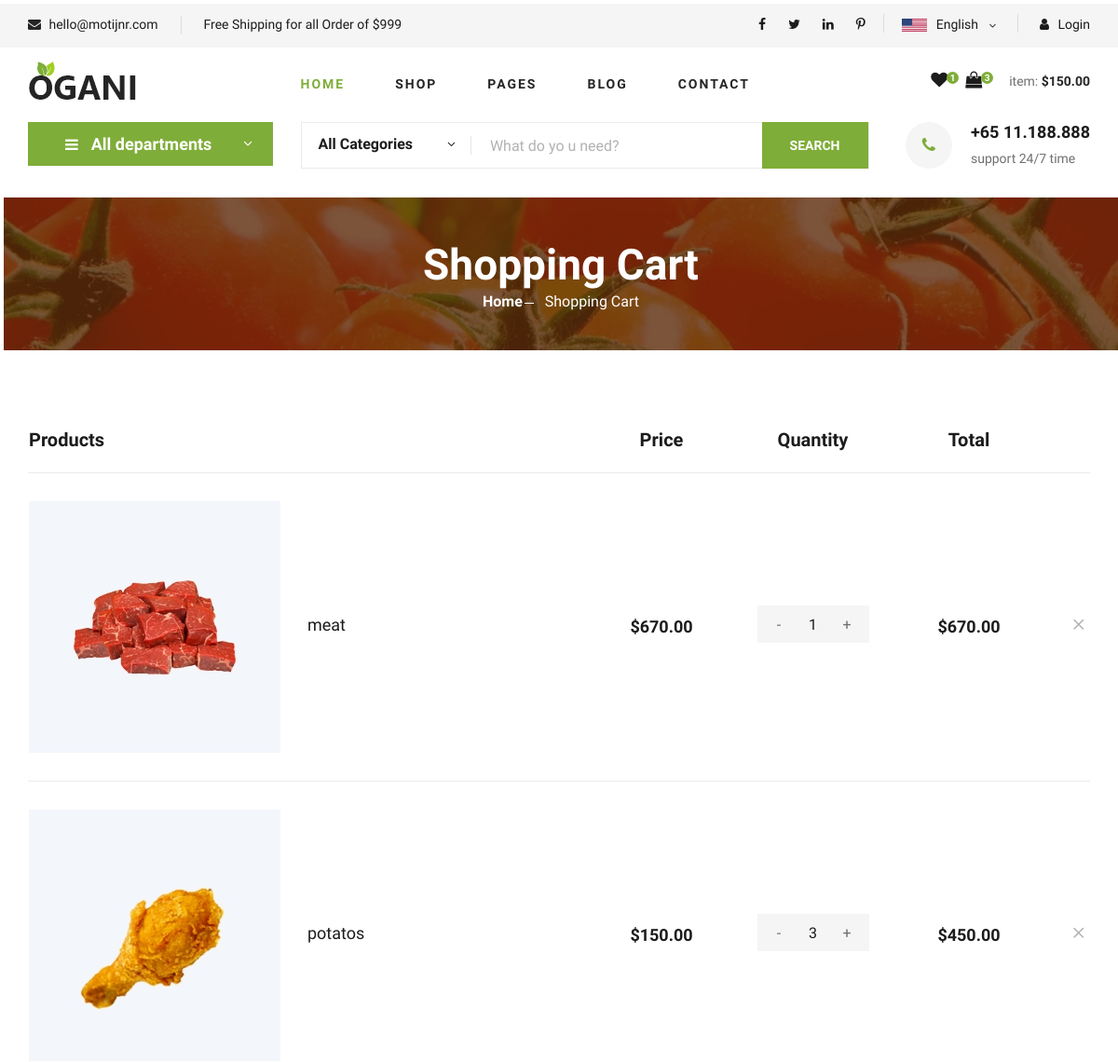
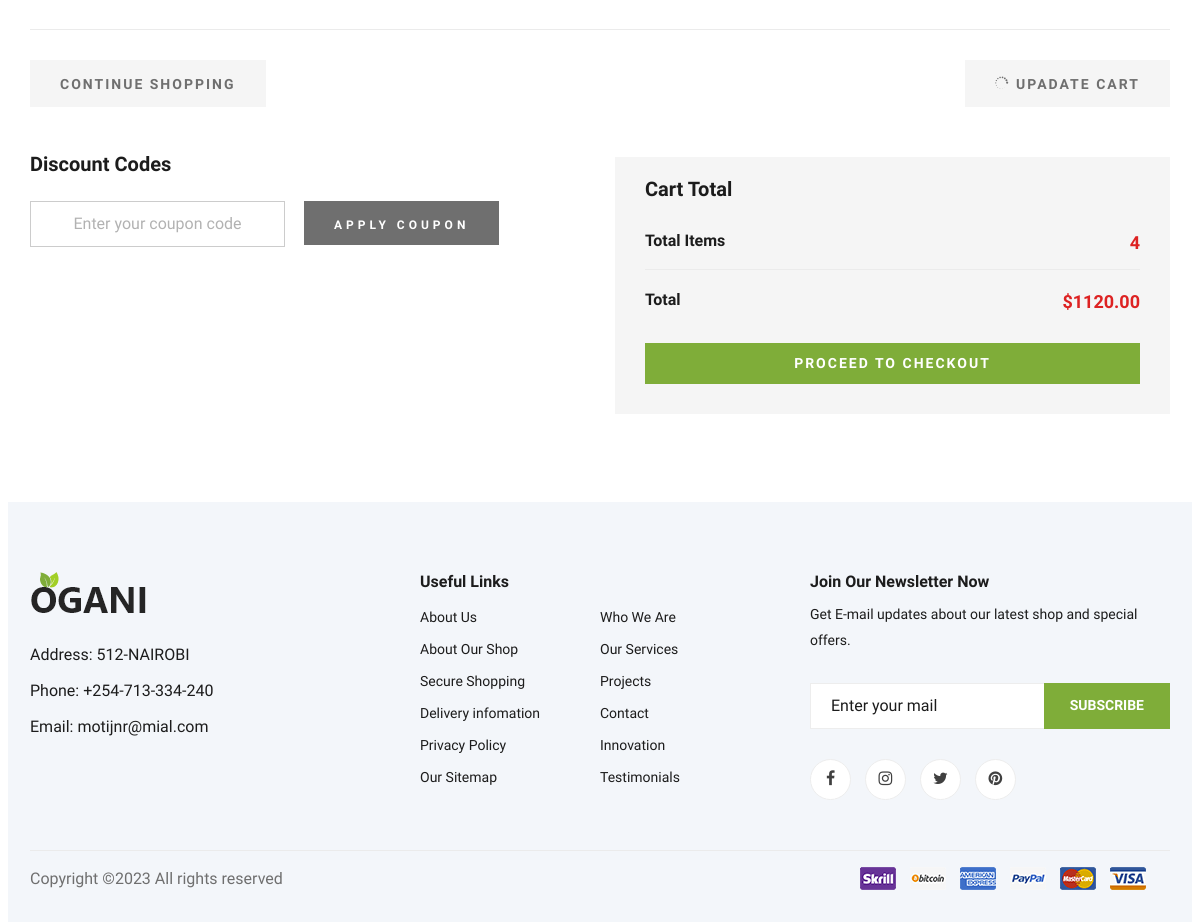
The page /shopping-cart (signed in) on the database its author committed (2 pictures, top to bottom).
### main_app/models.py (models this page shows, shortened)
class OrderItem(models.Model):
    item = models.ForeignKey(Item, on_delete=models.SET_NULL, blank=True, null=True)
    order = models.ForeignKey(Order, on_delete=models.SET_NULL, blank=True, null=True)
    quantity = models.IntegerField(default=0, null=True, blank=True)
    date_added = models.DateTimeField(auto_now_add=True)
    @property
    def get_total(self):
        total = self.item.price * self.quantity
        return total

class Item(models.Model):
    name = models.CharField(max_length=100, null=True)
    price = models.FloatField()
    image = models.ImageField(null=True, blank=True, default='static/app/img/product-1.jpg')
    digital = models.BooleanField(default=False, null=True, blank=False)
    @property
    def imageURL(self):
        try:
            url = self.image.url
        except:
            url = ""
        return url

class Order(models.Model):
    Customer = models.ForeignKey(Customer, on_delete=models.SET_NULL, blank=True, null=True)
    date_ordered = models.DateTimeField(auto_now_add=True)
    complete = models.BooleanField(default=False, null=True, blank=False)
    transaction_id = models.CharField(max_length=100)
    @property
    def get_cart_total(self):
        orderitems = self.orderitem_set.all()
        total = sum([item.get_total for item in orderitems])
        return total
    @property
    def get_cart_items(self):
        orderitems = self.orderitem_set.all()
        total = sum([item.quantity for item in orderitems])
        return total

### main_app/views.py (the view)
# urls.py: path('shopping-cart', views.shopping_cart, name='shopping-cart'),
def shopping_cart(request):
    if request.user.is_authenticated:
        customer = request.user.customer
        order, created = Order.objects.get_or_create(Customer=customer, complete=False)
        items = order.orderitem_set.all()
    else:
        items = []
        order = {'get_cart_total': 0, 'get_cart_items': 0} #for user not loged in
    context = {'items': items, 'order': order}
    return render(request, 'shopping-cart.html', context)

### templates/shopping-cart.html (shortened to what this page needs)
{% extends 'base.html' %}
{% load static %}
{% block content %}
    <section class="breadcrumb-section set-bg ml-1" data-setbg="{% static 'app/img/breadcrumb.jpg' %}">
        <div class="container">
            <div class="row">
                <div class="col-lg-12 text-center">
                    <div class="breadcrumb__text">
                        <h2>Shopping Cart</h2>
                        <div class="breadcrumb__option">
                            <a href="{% url 'home' %}">Home</a>
                            <span>Shopping Cart</span>
                        </div>
                    </div>
                </div>
            </div>
        </div>
    </section>
    <section class="shopping-cart spad">
        <div class="container">
            <div class="row">
                <div class="col-lg-12">
                    <div class="shoping__cart__table">
                        <table>
                            <thead>
                            <tr>
                                <th class="shoping__product">Products</th>
                                <th>Price</th>
                                <th>Quantity</th>
                                <th>Total</th>
                                <th></th>
                            </tr>
                            </thead>
                            <tbody>
                            {% for item in items %}
                                <tr>
                                    <td class="shoping__cart__item">
                                        <img src="{{ item.item.imageURL }}" alt="{{ item.item.name }}">
                                        <h5>{{ item.item.name }}</h5>
                                    </td>
                                    <td class="shoping__cart__price">
                                        ${{ item.item.price|floatformat:2 }}
                                    </td>
                                    <td class="shoping__cart__quantity">
                                        <div class="quantity">
                                            <div class="pro-qty">
                                                <input type="text" value="{{ item.quantity }}">
                                            </div>
                                        </div>
                                    </td>
                                    <td class="shoping__cart__total">
                                        ${{ item.get_total|floatformat:2 }}
                                    </td>
                                    <td class="shoping__cart__item__close">
                                        <span class="icon_close"></span>
                                    </td>
                                </tr>
                            {% endfor %}
                            </tbody>
                        </table>
                    </div>
                </div>
            </div>
            <div class="row">
                <div class="col-lg-12">
                    <div class="shoping__cart__btns">
                        <a href="#" class="primary-btn cart-btn">CONTINUE SHOPPING</a>
                        <a href="#" class="primary-btn cart-btn cart-btn-right"><span class="icon_loading"></span>
                            Upadate Cart</a>
                    </div>
                </div>
                <div class="col-lg-6">
                    <div class="shoping__continue">
                        <div class="shoping__discount">
                            <h5>Discount Codes</h5>
                            <form action="#">
                                <input type="text" placeholder="Enter your coupon code">
                                <button type="submit" class="site-btn">APPLY COUPON</button>
                            </form>
                        </div>
                    </div>
                </div>
                <div class="col-lg-6">
                    <div class="shoping__checkout">
                        <h5>Cart Total</h5>
                        <ul>
                            <li>Total Items <span>{{ order.get_cart_items }}</span></li>
                            <li>Total <span>${{ order.get_cart_total|floatformat:2 }}</span></li>
                        </ul>
                        <a href="{% url 'checkout' %}" class="primary-btn">PROCEED TO CHECKOUT</a>
                    </div>
                </div>
            </div>
        </div>
    </section>
{% endblock %}

### rows shown on the page
OrderItem: item.imageURL (picture), item.name "meat", item.price "670.00", quantity "1", get_total "670.00"
OrderItem: item.imageURL (picture), item.name "potatos", item.price "150.00", quantity "3", get_total "450.00"
Order: get_cart_items "4", get_cart_total "1120.00"
